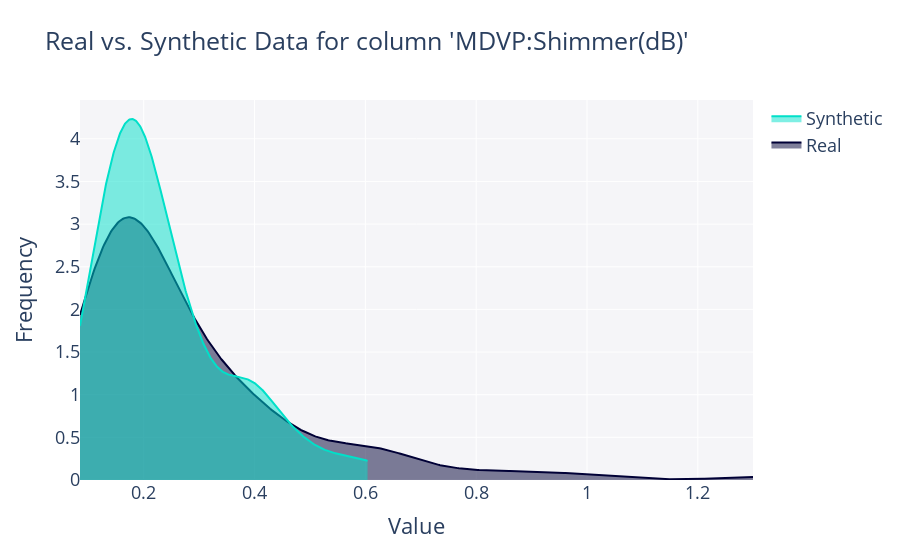

Notebook code for this chart:
### Code cell
get_column_plot(
    real_data=DataPrincipal,
    synthetic_data=DataSintetico,
    column_name=DataPrincipal.columns[10],
    metadata=Metadata
).show("vscode")

### Figure 1 — Plotly figure (JSON) as saved in the notebook; plotly's stock layout.template omitted (floating-point values rounded to 4 significant figures; data arrays with more than 128 entries replaced by an {"elided": "..."} marker saying what was removed)
{"data": [{"fill": "tozeroy", "hovertemplate": "<b>Real</b><br>Frequency: %{y}<extra></extra>", "legendgroup": "Real", "marker": {"color": "#000036"}, "mode": "lines", "name": "Real", "showlegend": true, "type": "scatter", "x": {"elided": "500 float values"}, "xaxis": "x", "y": {"elided": "500 float values"}, "yaxis": "y"}, {"fill": "tozeroy", "hovertemplate": "<b>Synthetic</b><br>Frequency: %{y}<extra></extra>", "legendgroup": "Synthetic", "marker": {"color": "#01E0C9"}, "mode": "lines", "name": "Synthetic", "showlegend": true, "type": "scatter", "x": {"elided": "500 float values"}, "xaxis": "x", "y": {"elided": "500 float values"}, "yaxis": "y"}], "layout": {"barmode": "overlay", "font": {"size": 18}, "hovermode": "closest", "legend": {"traceorder": "reversed"}, "plot_bgcolor": "#F5F5F8", "title": {"text": "Real vs. Synthetic Data for column 'MDVP:Shimmer(dB)'"}, "xaxis": {"anchor": "y2", "domain": [0, 1], "title": {"text": "Value"}, "zeroline": false}, "yaxis": {"anchor": "free", "domain": [0, 1], "position": 0, "title": {"text": "Frequency"}}}}
